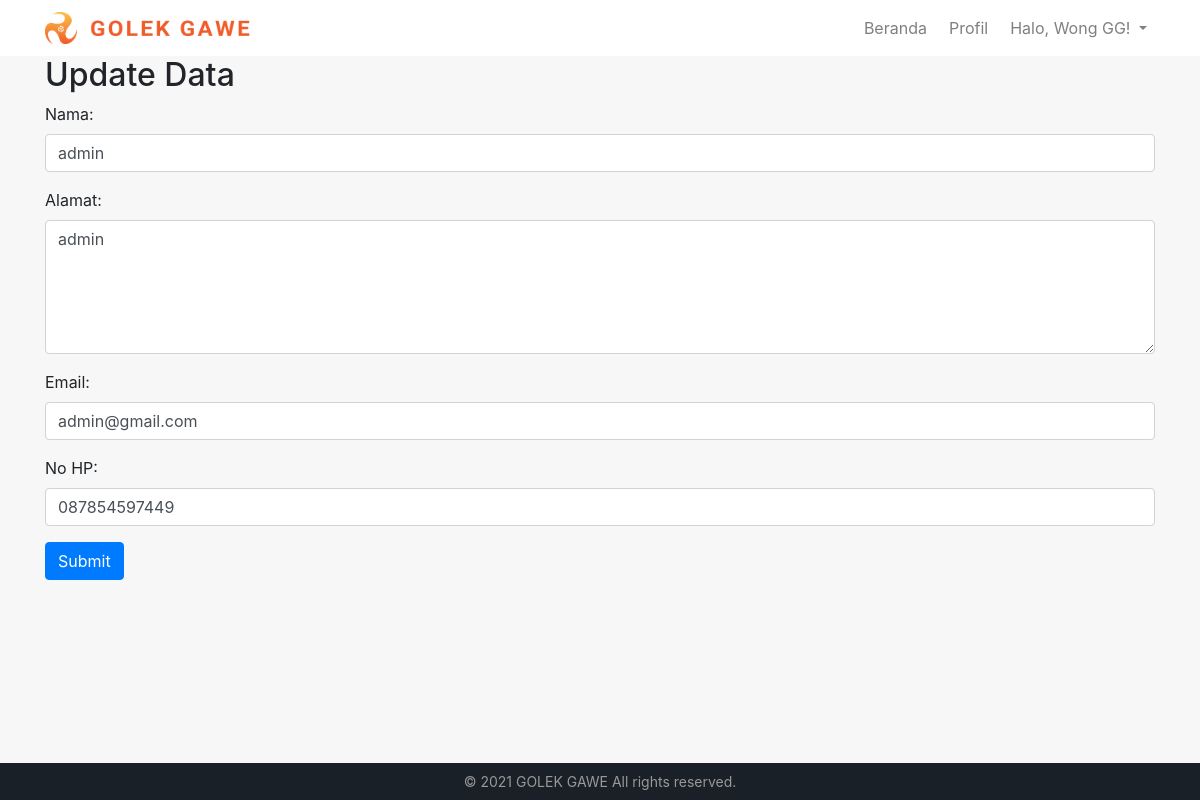
The page /update.php?id_user=24 on the database its author committed.
### tables this page shows
CREATE TABLE `user` (
  `id_user` int(11) NOT NULL,
  `username` varchar(255) NOT NULL,
  `nama` varchar(50) NOT NULL,
  `gender` enum('Laki Laki','Perempuan') NOT NULL,
  `alamat` varchar(50) NOT NULL,
  `email` varchar(40) NOT NULL,
  `no_hp` varchar(13) NOT NULL,
  `instansi` varchar(50) NOT NULL,
  `posisi` varchar(50) NOT NULL,
  `kontribusi` varchar(255) NOT NULL,
  `institusi` varchar(50) NOT NULL,
  `ijazah` enum('Sekolah','Diploma','Sarjana','Magister','Lainnya') NOT NULL
);

### update.php (the view, shortened to what this page needs)
<!DOCTYPE html>
<html>
<?php
    include('head.php');
    include "navbar.php";
?>
<body>
<div class="container">
    <?php
    include "koneksi.php";
    function input($data) {
        $data = trim($data);
        $data = stripslashes($data);
        $data = htmlspecialchars($data);
        return $data;
    }
    if (isset($_GET['id_user'])) {
        $id_user=input($_GET["id_user"]);
        $sql="select * from user where id_user=$id_user";
        $hasil=mysqli_query($kon,$sql);
        $data = mysqli_fetch_assoc($hasil);
    }
    ?>
    <h2>Update Data</h2>
    <form action="<?php echo htmlspecialchars($_SERVER["PHP_SELF"]);?>" method="post">
        <div class="form-group">
            <label>Nama:</label>
            <input type="text" name="nama" class="form-control" value="<?php echo $data['nama']; ?>" placeholder="Masukan Nama" required/>
        </div>
        <div class="form-group">
            <label>Alamat:</label>
            <textarea name="alamat" class="form-control" rows="5" placeholder="Masukan Alamat" required><?php echo $data['alamat']; ?></textarea>
        </div>
        <div class="form-group">
            <label>Email:</label>
            <input type="email" name="email" class="form-control" value="<?php echo $data['email']; ?>" placeholder="Masukan Email" required/>
        </div>
        <div class="form-group">
            <label>No HP:</label>
            <input type="text" name="no_hp" class="form-control" value="<?php echo $data['no_hp']; ?>" placeholder="Masukan No HP" required/>
        </div>
        <button type="submit" name="submit" class="btn btn-primary">Submit</button>
    </form>
</div>
<?php include('footer.php') ?>
</body>
</html>

### assets/css/style.css (style rules this page uses)
body { background-color: #f7f7f7; }

### rows shown on the page
user: nama "admin", alamat "admin", email "admin@gmail.com", no_hp "087854597449"
